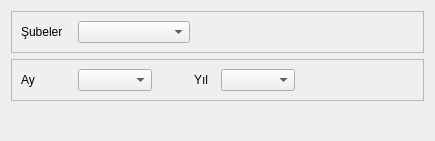
<?xml version="1.0" encoding="UTF-8"?>
<ui version="4.0">
 <class>PRS_MAAS_BORDROSU_BATCH</class>
 <widget class="QDialog" name="PRS_MAAS_BORDROSU_BATCH">
  <property name="geometry">
   <rect>
    <x>0</x>
    <y>0</y>
    <width>435</width>
    <height>141</height>
   </rect>
  </property>
  <property name="sizePolicy">
   <sizepolicy hsizetype="Expanding" vsizetype="Expanding">
    <horstretch>0</horstretch>
    <verstretch>0</verstretch>
   </sizepolicy>
  </property>
  <property name="minimumSize">
   <size>
    <width>435</width>
    <height>141</height>
   </size>
  </property>
  <property name="maximumSize">
   <size>
    <width>435</width>
    <height>141</height>
   </size>
  </property>
  <property name="font">
   <font>
    <stylestrategy>PreferDefault</stylestrategy>
   </font>
  </property>
  <property name="windowTitle">
   <string>Maas Bordrosu</string>
  </property>
  <layout class="QGridLayout" name="gridLayout_4">
   <item row="0" column="0" colspan="2">
    <widget class="QFrame" name="frame_subeler">
     <property name="sizePolicy">
      <sizepolicy hsizetype="Expanding" vsizetype="Fixed">
       <horstretch>0</horstretch>
       <verstretch>0</verstretch>
      </sizepolicy>
     </property>
     <property name="frameShape">
      <enum>QFrame::StyledPanel</enum>
     </property>
     <property name="frameShadow">
      <enum>QFrame::Raised</enum>
     </property>
     <layout class="QGridLayout" name="gridLayout_6">
      <item row="0" column="0">
       <layout class="QGridLayout" name="gridLayout_3" columnstretch="1,2,4">
        <item row="0" column="0">
         <widget class="QLabel" name="label">
          <property name="sizePolicy">
           <sizepolicy hsizetype="Fixed" vsizetype="Fixed">
            <horstretch>0</horstretch>
            <verstretch>0</verstretch>
           </sizepolicy>
          </property>
          <property name="minimumSize">
           <size>
            <width>51</width>
            <height>0</height>
           </size>
          </property>
          <property name="text">
           <string>Şubeler</string>
          </property>
         </widget>
        </item>
        <item row="0" column="1">
         <widget class="QComboBox" name="combo_box_subeler">
          <property name="sizePolicy">
           <sizepolicy hsizetype="Expanding" vsizetype="Fixed">
            <horstretch>0</horstretch>
            <verstretch>0</verstretch>
           </sizepolicy>
          </property>
         </widget>
        </item>
        <item row="0" column="2">
         <spacer name="horizontalSpacer_3">
          <property name="orientation">
           <enum>Qt::Horizontal</enum>
          </property>
          <property name="sizeHint" stdset="0">
           <size>
            <width>40</width>
            <height>20</height>
           </size>
          </property>
         </spacer>
        </item>
       </layout>
      </item>
     </layout>
    </widget>
   </item>
   <item row="1" column="0" colspan="2">
    <widget class="QFrame" name="frame_ay">
     <property name="sizePolicy">
      <sizepolicy hsizetype="Expanding" vsizetype="Fixed">
       <horstretch>0</horstretch>
       <verstretch>0</verstretch>
      </sizepolicy>
     </property>
     <property name="frameShape">
      <enum>QFrame::StyledPanel</enum>
     </property>
     <property name="frameShadow">
      <enum>QFrame::Raised</enum>
     </property>
     <layout class="QGridLayout" name="gridLayout_2">
      <item row="0" column="0">
       <layout class="QGridLayout" name="gridLayout" rowstretch="0" columnstretch="1,2,1,1,2">
        <item row="0" column="0">
         <widget class="QLabel" name="label_ay">
          <property name="sizePolicy">
           <sizepolicy hsizetype="Fixed" vsizetype="Fixed">
            <horstretch>0</horstretch>
            <verstretch>0</verstretch>
           </sizepolicy>
          </property>
          <property name="minimumSize">
           <size>
            <width>51</width>
            <height>0</height>
           </size>
          </property>
          <property name="text">
           <string>Ay</string>
          </property>
         </widget>
        </item>
        <item row="0" column="1">
         <widget class="QComboBox" name="combo_box_aylar">
          <property name="sizePolicy">
           <sizepolicy hsizetype="Expanding" vsizetype="Fixed">
            <horstretch>0</horstretch>
            <verstretch>0</verstretch>
           </sizepolicy>
          </property>
          <property name="cursor">
           <cursorShape>ArrowCursor</cursorShape>
          </property>
         </widget>
        </item>
        <item row="0" column="4">
         <widget class="QComboBox" name="combo_box_yillar">
          <property name="sizePolicy">
           <sizepolicy hsizetype="Expanding" vsizetype="Fixed">
            <horstretch>0</horstretch>
            <verstretch>0</verstretch>
           </sizepolicy>
          </property>
          <property name="cursor">
           <cursorShape>ArrowCursor</cursorShape>
          </property>
         </widget>
        </item>
        <item row="0" column="3">
         <widget class="QLabel" name="label_yil">
          <property name="sizePolicy">
           <sizepolicy hsizetype="Fixed" vsizetype="Fixed">
            <horstretch>0</horstretch>
            <verstretch>0</verstretch>
           </sizepolicy>
          </property>
          <property name="text">
           <string>Yıl  </string>
          </property>
         </widget>
        </item>
        <item row="0" column="2">
         <spacer name="horizontalSpacer">
          <property name="orientation">
           <enum>Qt::Horizontal</enum>
          </property>
          <property name="sizeHint" stdset="0">
           <size>
            <width>40</width>
            <height>20</height>
           </size>
          </property>
         </spacer>
        </item>
       </layout>
      </item>
      <item row="0" column="1">
       <spacer name="horizontalSpacer_4">
        <property name="orientation">
         <enum>Qt::Horizontal</enum>
        </property>
        <property name="sizeHint" stdset="0">
         <size>
          <width>40</width>
          <height>20</height>
         </size>
        </property>
       </spacer>
      </item>
     </layout>
    </widget>
   </item>
   <item row="3" column="0">
    <spacer name="horizontalSpacer_2">
     <property name="orientation">
      <enum>Qt::Horizontal</enum>
     </property>
     <property name="sizeHint" stdset="0">
      <size>
       <width>313</width>
       <height>20</height>
      </size>
     </property>
    </spacer>
   </item>
   <item row="3" column="1">
    <widget class="QWidget" name="widget_batch_buttons" native="true">
     <property name="sizePolicy">
      <sizepolicy hsizetype="Expanding" vsizetype="Fixed">
       <horstretch>0</horstretch>
       <verstretch>0</verstretch>
      </sizepolicy>
     </property>
    </widget>
   </item>
   <item row="2" column="0">
    <spacer name="verticalSpacer">
     <property name="orientation">
      <enum>Qt::Vertical</enum>
     </property>
     <property name="sizeHint" stdset="0">
      <size>
       <width>20</width>
       <height>40</height>
      </size>
     </property>
    </spacer>
   </item>
  </layout>
 </widget>
 <tabstops>
  <tabstop>combo_box_subeler</tabstop>
  <tabstop>combo_box_aylar</tabstop>
  <tabstop>combo_box_yillar</tabstop>
 </tabstops>
 <resources/>
 <connections/>
</ui>
